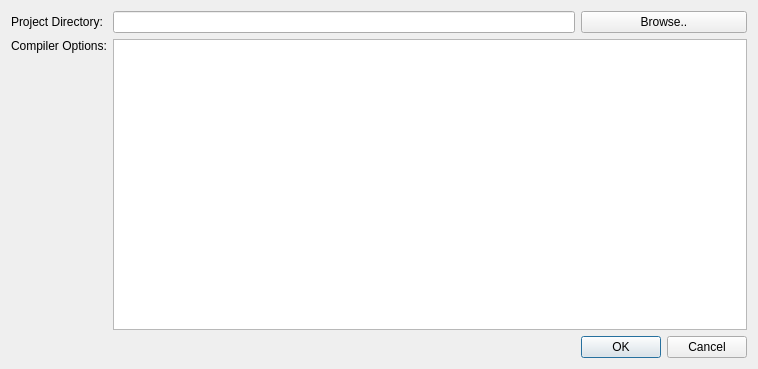
<?xml version="1.0" encoding="UTF-8"?>
<ui version="4.0">
 <class>ProjectSetting</class>
 <widget class="QDialog" name="ProjectSetting">
  <property name="windowModality">
   <enum>Qt::WindowModal</enum>
  </property>
  <property name="geometry">
   <rect>
    <x>0</x>
    <y>0</y>
    <width>758</width>
    <height>369</height>
   </rect>
  </property>
  <property name="windowTitle">
   <string>Project Settings</string>
  </property>
  <layout class="QGridLayout" name="gridLayout">
   <item row="0" column="0">
    <widget class="QLabel" name="label">
     <property name="text">
      <string>Project Directory:</string>
     </property>
    </widget>
   </item>
   <item row="0" column="1">
    <widget class="QLineEdit" name="m_project_dir">
     <property name="sizePolicy">
      <sizepolicy hsizetype="Expanding" vsizetype="Fixed">
       <horstretch>1</horstretch>
       <verstretch>0</verstretch>
      </sizepolicy>
     </property>
    </widget>
   </item>
   <item row="0" column="2">
    <widget class="QPushButton" name="m_browse_project_dir">
     <property name="sizePolicy">
      <sizepolicy hsizetype="Minimum" vsizetype="Fixed">
       <horstretch>0</horstretch>
       <verstretch>0</verstretch>
      </sizepolicy>
     </property>
     <property name="text">
      <string>Browse..</string>
     </property>
    </widget>
   </item>
   <item row="1" column="0">
    <widget class="QLabel" name="label_2">
     <property name="text">
      <string>Compiler Options:</string>
     </property>
    </widget>
   </item>
   <item row="1" column="1" rowspan="2" colspan="2">
    <widget class="QPlainTextEdit" name="m_compiler_options"/>
   </item>
   <item row="2" column="0">
    <spacer name="verticalSpacer">
     <property name="orientation">
      <enum>Qt::Vertical</enum>
     </property>
     <property name="sizeHint" stdset="0">
      <size>
       <width>20</width>
       <height>216</height>
      </size>
     </property>
    </spacer>
   </item>
   <item row="3" column="0" colspan="2">
    <spacer name="horizontalSpacer">
     <property name="orientation">
      <enum>Qt::Horizontal</enum>
     </property>
     <property name="sizeHint" stdset="0">
      <size>
       <width>529</width>
       <height>20</height>
      </size>
     </property>
    </spacer>
   </item>
   <item row="3" column="2">
    <widget class="QDialogButtonBox" name="buttonBox">
     <property name="orientation">
      <enum>Qt::Horizontal</enum>
     </property>
     <property name="standardButtons">
      <set>QDialogButtonBox::Cancel|QDialogButtonBox::Ok</set>
     </property>
    </widget>
   </item>
  </layout>
 </widget>
 <resources/>
 <connections>
  <connection>
   <sender>buttonBox</sender>
   <signal>accepted()</signal>
   <receiver>ProjectSetting</receiver>
   <slot>accept()</slot>
   <hints>
    <hint type="sourcelabel">
     <x>248</x>
     <y>254</y>
    </hint>
    <hint type="destinationlabel">
     <x>157</x>
     <y>274</y>
    </hint>
   </hints>
  </connection>
  <connection>
   <sender>buttonBox</sender>
   <signal>rejected()</signal>
   <receiver>ProjectSetting</receiver>
   <slot>reject()</slot>
   <hints>
    <hint type="sourcelabel">
     <x>316</x>
     <y>260</y>
    </hint>
    <hint type="destinationlabel">
     <x>286</x>
     <y>274</y>
    </hint>
   </hints>
  </connection>
 </connections>
</ui>
